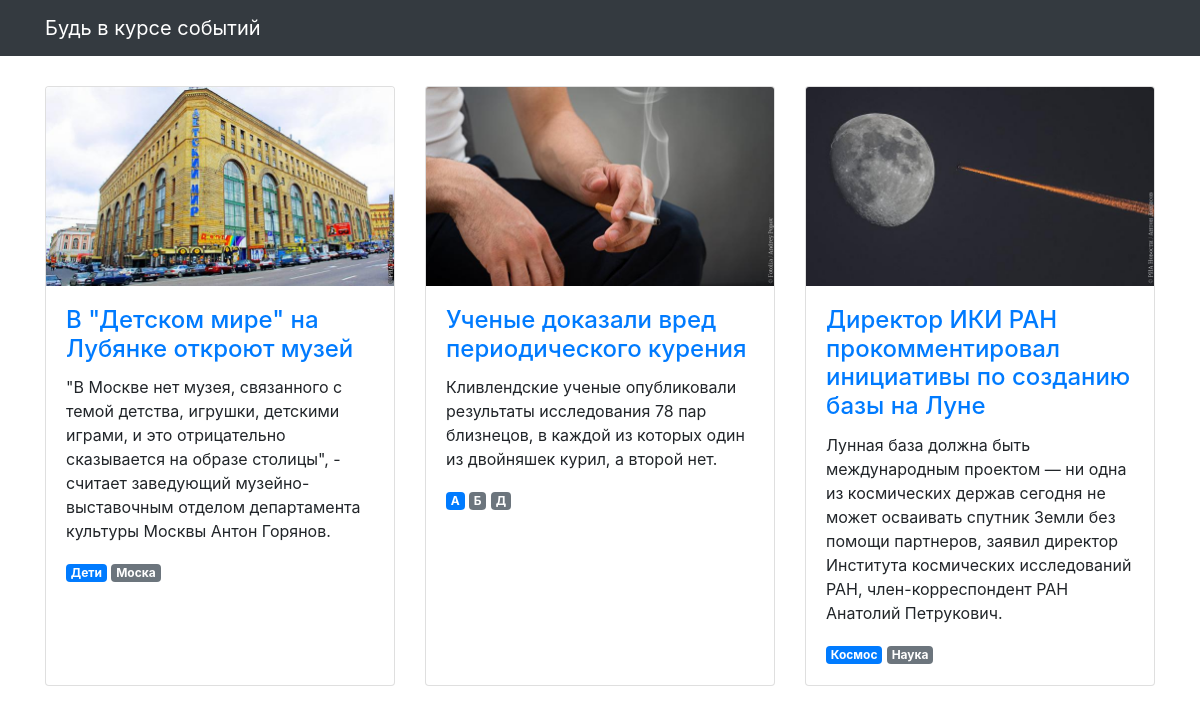
The page / on the database its author committed.
### articles/models.py (models this page shows, shortened)
class Article(models.Model):
    title = models.CharField(max_length=256, verbose_name='Название')
    text = models.TextField(verbose_name='Текст')
    published_at = models.DateTimeField(verbose_name='Дата публикации')
    image = models.ImageField(null=True, blank=True, verbose_name='Изображение')
    tag = models.ManyToManyField('Tag', through='ArticleTag')
    class Meta:
        verbose_name = 'Статья'
        verbose_name_plural = 'Статьи'

### articles/views.py (the view)
# urls.py: path('', articles_list, name='articles'),
def articles_list(request):
    template = 'articles/news.html'
    news = []
    articles = Article.objects.all()
    article_tag = Article.objects.all().prefetch_related('tag', 'articletag'). \
        values_list('id', 'articletag__is_main', 'tag__tag').order_by('-articletag__is_main', 'tag__tag')
    for article in articles:
        item = {
            'title': article.title,
            'text': article.text,
            'published_at': article.published_at,
            'image': article.image,
            'scopes': {'all': []}
        }
        for id in article_tag:
            if article.id == id[0] and id[2] is not None:
                scopes = {
                    'is_main': id[1],
                    'topic': id[2]
                }
                item['scopes']['all'].append(scopes)
            else:
                continue
        news.append(item)
    context = {'object_list': news}
    ordering = '-published_at'
    return render(request, template, context)

### templates/articles/news.html (shortened to what this page needs)
{% extends "articles/base.html" %}
{% load static %}
{% block content %}
<div class="row">
  {% for article in object_list %}
  <div class="col-lg-4 col-sm-6 portfolio-item">
    <div class="card h-100">
      <a href="#"><img class="card-img-top" src="{% get_media_prefix %}{{ article.image }}" alt=""></a>
      <div class="card-body">
        <h4 class="card-title">
          <a href="#">{{ article.title }}</a>
        </h4>
        <p class="card-text">{{ article.text }}</p>
        {% for scope in article.scopes.all %}
          <span class="badge {% if scope.is_main %}badge-primary{% else %}badge-secondary{% endif %}">{{ scope.topic }}</span>
        {% endfor %}
      </div>
    </div>
  </div>
  {% endfor %}
</div>
{% endblock %}

### static/css/3-col-portfolio.css (style rules this page uses)
body { padding-top: 84px; padding-bottom: 84px; }
@media (min-width: 992px) { body { padding-top: 86px; padding-bottom: 86px; } }

### rows shown on the page
Article: image (picture), title "В \"Детском мире\" на Лубянке откроют музей", text "\"В Москве нет музея, связанного с темой детства, игрушки, детскими играми, и это отрицательно сказывается на образе столицы\", - считает заведующий музейно-выставочным отделом департамента культуры Москвы Антон Горянов."
Article: image (picture), title "Ученые доказали вред периодического курения", text "Кливлендские ученые опубликовали результаты исследования 78 пар близнецов, в каждой из которых один из двойняшек курил, а второй нет."
Article: image (picture), title "Директор ИКИ РАН прокомментировал инициативы по созданию базы на Луне", text "Лунная база должна быть международным проектом — ни одна из космических держав сегодня не может осваивать спутник Земли без помощи партнеров, заявил директор Института космических исследований РАН, член-корреспондент РАН Анатолий Петрукович."

### other values the page prints
{{ scope.topic }} "Дети" "Моска" "А" "Б" "Д" "Космос" "Наука"
